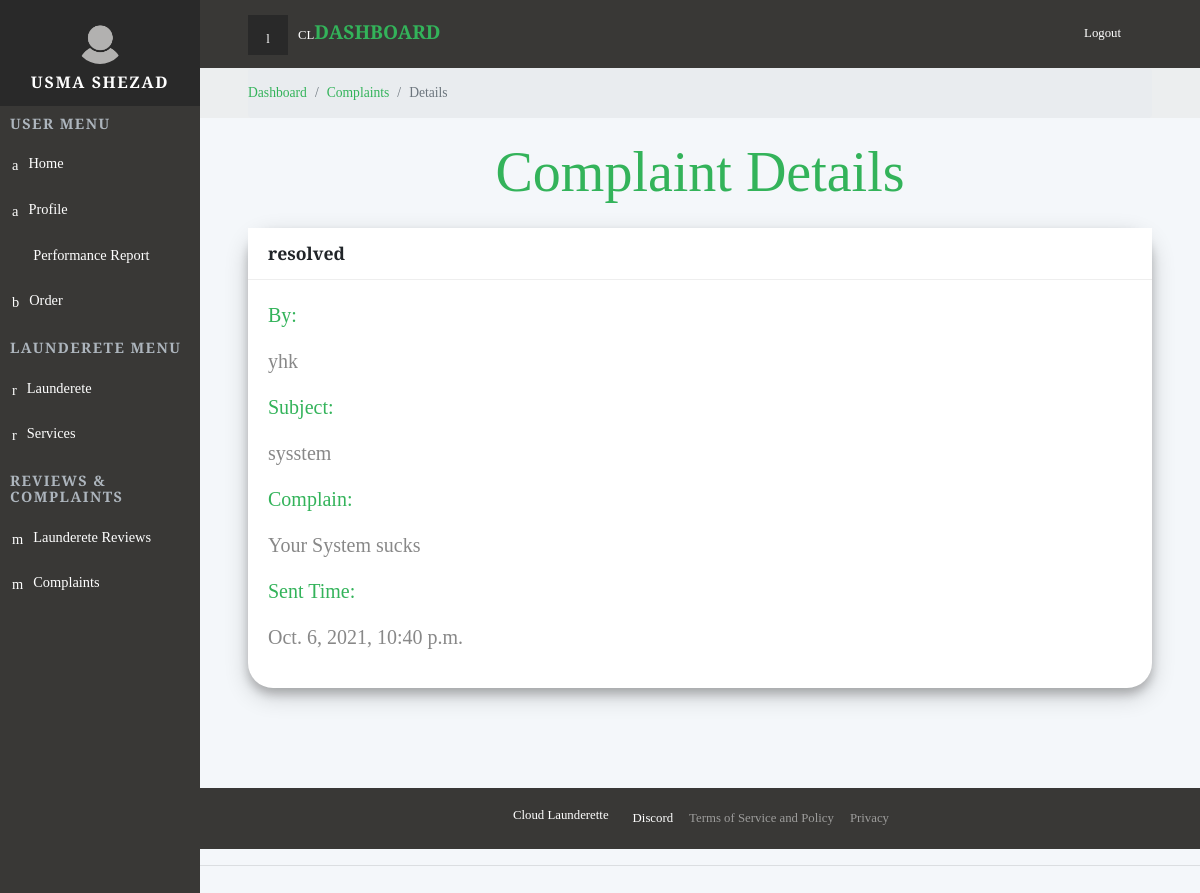
/dashboard/complaints/details/2/ (signed in), run on the app's committed database.
### backend/models.py (models this page shows, shortened)
class Launderer(models.Model):
    user = models.OneToOneField(User, on_delete=models.CASCADE, null=True)
    name = models.CharField(max_length=200, null=True)
    profile_pic = models.ImageField( default="default-profile.png")
    address = models.CharField(max_length=200, null=True)
    city = models.CharField(max_length=200, null=True)
    lat = models.FloatField(null=True, blank=True)
    lon = models.FloatField(null=True, blank=True)
    isBlocked = models.BooleanField(default=False)
    is_email_verified = models.BooleanField(default=False)
    date_joined =models.DateTimeField(auto_now_add=True)
    def __str__(self):
        return str(self.user)

class Complaint(models.Model):
    client = models.ForeignKey(Client, null=True, blank=True, on_delete= models.SET_NULL)
    launderer = models.ForeignKey(Launderer, null=True, blank=True, on_delete= models.SET_NULL)
    subject = models.CharField(max_length=200, null=True)
    complain = models.TextField(blank=True, null=True)
    response = models.CharField(max_length=500, null=True, blank=True)
    status =models.CharField(max_length=50, blank=True, null=True, choices=StatusChoice3.choices,default=StatusChoice3.UNRESOLVED)
    date = models.DateTimeField(auto_now_add=True, null=True)

### backend/decorators.py (the view)
		def wrapper_func(request, *args, **kwargs):
			group = None
			if request.user.groups.exists():
				group = request.user.groups.all()[0].name
			if group in allowed_roles:
				return view_func(request, *args, **kwargs)
			else:
				return HttpResponse('You are not authorized to view this page')

### backend/views.py (called while the page is built)
@login_required(login_url="loginPage")
@allowed_users(allowed_roles=['launderer'])
def complaintDetail(request, pk_id):
    launder = request.user.launderer
    complaint = Complaint.objects.get(id = pk_id)
    context = {'launderer' : launder,  "complaint": complaint}
    return render(request,"frontend/complaintDetail.html",context)

### frontend/templates/frontend/complaintDetail.html (shortened to what this page needs)
{%  extends 'frontend/partialview/base_template.html' %}
{% load static %}
{% block content %}
    <div class="page">
      {% include 'frontend/partialview/topbar.html' %}
      <div class="breadcrumb-holder">
        <div class="container-fluid">
          <ul class="breadcrumb">
            <li class="breadcrumb-item "><a href="{% url 'dashboard' %}">Dashboard</a></li>
            <li class="breadcrumb-item"><a href="{% url 'complaints' %}" >Complaints</a></li>
            <li class="breadcrumb-item active"><a >Details</a></li>
          </ul>
        </div>
      </div>
      <h1 class="h3 display-4 text-primary m-4 text-center">Complaint   Details        </h1>
     <section class="charts">
        <div class="container-fluid">
              <div class="card line-chart-example">
                <div class="card-header d-flex align-items-center">
                  <h4>{{complaint.status}}</h4>
                </div>
                <div class="card-body">
                    <p class="lead text-primary">By:</p>
                    <p class="lead ">{{complaint.launderer}}</p>
                    <p class="lead text-primary">Subject:</p>
                    <p class="lead">{{complaint.subject}}</p>
                    <p class="lead text-primary">Complain:</p>
                    <p class="lead">{{complaint.complain}}</p>
                    <p class="lead text-primary">Sent Time:</p>
                    <p class="lead ">{{complaint.date}}</p>
                </div>
              </div>
        </div>
      </section>
      <footer class="main-footer">
        {% include 'frontend/partialview/footer_navbar.html' %}
      </footer>
    </div>
{% endblock content %}

### frontend/templates/frontend/partialview/header_navbar.html (shortened to what this page needs)
{% load static %}
    <nav class="side-navbar">
      <div class="side-navbar-wrapper">
        <div class="sidenav-header d-flex align-items-center justify-content-center">
          <div class="sidenav-header-inner text-center"><img src="{{launderer.profile_pic.url}}" alt="person" class="img-fluid rounded-circle">
            <h2 class="h5">{{launderer.name}}</h2>
          </div>
        </div>
        <div class="main-menu">
          <h5 class="sidenav-heading">User Menu</h5>
          <ul id="side-main-menu" class="side-menu list-unstyled">
            <li><a href="{% url 'dashboard' %}" > <i class="icon-form"></i>Home                             </a></li>
            <li><a href="{% url 'myAccount' %}"> <i class="icon-form"></i>Profile                             </a></li>
            <li class=""><a href="{% url 'Report' %}"> <i class="fa fa-bar-chart"></i>Performance Report                              </a></li>
            <li><a href="#exampledropdownDropdown2" aria-expanded="false" data-toggle="collapse"> <i class="icon-home"></i>Order </a>
            </li>
        </div>
        <div class="admin-menu">
          <h5 class="sidenav-heading">Launderete Menu</h5>
          <ul id="side-admin-menu" class="side-menu list-unstyled">
            <li> <a href="{% url 'launderette' %}"> <i class="icon-screen"> </i>Launderete</a></li>
            {% if totalLaunderette != 0 %}
              <li> <a href="{% url 'services' %}"> <i class="icon-screen"> </i>Services</a></li>
            {% endif %}
          </ul>
        </div>
        <div class="admin-menu">
          <h5 class="sidenav-heading">Reviews & Complaints</h5>
          <ul id="side-admin-menu" class="side-menu list-unstyled">
            {% if totalLaunderette != 0 %}
              <li> <a href="{% url 'laundaretteReviews' %}"> <i class="icon-flask"> </i>Launderete Reviews</a></li>
            {% endif %}
            <li> <a href="{% url 'complaints' %}"> <i class="icon-flask"> </i>Complaints</a></li>
          </ul>
        </div>
      </div>
    </nav>

### static/css/mystyle.css (style rules this page uses)
a { display: inline-block; text-decoration: none; color: #fff; }
body { overflow-x: hidden; }
i { display: inline-block; }
i[class*='icon-'] { -webkit-transform: translateY(4px); transform: translateY(4px); }
.page { position: absolute; top: 0; right: 0; -webkit-transition: width 0.3s linear; transition: width 0.3s linear; width: calc(100% - 200px); background-color: #F4F7FA; min-height: 100vh; padding-bottom: 50px; }
h2 { color: #555; font-weight: 400; }
.breadcrumb-holder { background: #eceeef; }
.breadcrumb-holder .breadcrumb { padding: 15px 0; font-size: 0.85em; font-weight: 300; color: #999; margin-bottom: 0; }
.card { margin-bottom: 30px; }
.card-header h1, .card-header h2, .card-header h3, .card-header h4, .card-header h5, .card-header h6 { margin-bottom: 0; }
.card:not([class*="text"]) p { color: #888; }
@media (min-width: 768px) { .container-fluid { padding: 0 3rem; } }
.side-navbar { position: fixed; top: 0; left: 0; width: 200px; height: 100%; width: 200px; text-align: left; background: #393836; color: #fff; z-index: 999; overflow-y: auto; -webkit-transition: all 0.3s; transition: all 0.3s; }
.side-navbar li { position: relative; }
.side-navbar li a { position: relative; font-size: .9rem; font-weight: 300; color: #fff; text-decoration: none; width: 100%; padding: 12px; }
.side-navbar li a[data-toggle="collapse"]::before { content: '\f104'; display: inline-block; -webkit-transform: translateY(-50%); transform: translateY(-50%); font-family: 'FontAwesome'; position: absolute; top: 50%; right: 20px; }
.side-navbar .sidenav-header { background: #292929; padding: 14px; margin-bottom: 10px; }
.side-navbar .sidenav-header img { width: 50px; height: 50px; }
.side-navbar .sidenav-header h2 { margin: 10px 0 0; text-transform: uppercase; letter-spacing: .1em; }
.side-navbar .sidenav-heading { font-weight: 700; color: #adb5bd; font-size: .9rem; text-transform: uppercase; letter-spacing: .1em; margin-left: 10px; margin-top: 10px; margin-bottom: 10px; }
.side-navbar i[class*='icon-'] { -webkit-transform: translateY(2px); transform: translateY(2px); }
.side-navbar i { font-size: inherit; margin-right: 10px; }
footer.main-footer { width: 100%; bottom: 0; margin-top: 10%; }
body { font-family: "Roboto", sans-serif; font-size: 1rem; font-weight: 400; line-height: 1.5; color: #212529; background-color: #fff; }
a { color: #33b35a; text-decoration: none; }
h1, h2, h3, h4, h5, h6, .h1, .h2, .h3, .h4, .h5, .h6 { margin-bottom: 0.5rem; font-family: inherit; font-weight: 700; line-height: 1.1; color: inherit; }
h1, .h1 { font-size: 1.5rem; }
h2, .h2 { font-size: 1.3rem; }
h3, .h3 { font-size: 1.2rem; }
h4, .h4 { font-size: 1.1rem; }
h5, .h5 { font-size: 1rem; }
.lead { font-size: 1.25rem; font-weight: 300; }
.display-4 { font-size: 3.5rem; font-weight: 300; line-height: 1.1; }
.text-primary { color: #33b35a !important; }
.card { background-color: #fff; border: 0 solid #eee; border-radius: 0; }
.card-body { padding: 1.25rem; }
.card-header { padding: 1rem 1.25rem; background-color: #fff; border-bottom: 1px solid #eee; }
.card-header:first-child { border-radius: 0 0 0 0; }

### static/css/custom.css (style rules this page uses)
body { font-family: 'Playfair Display', serif !important; }
.card { border-radius: 25px !important; box-shadow: 0 6px 10px 0 rgba(0, 0, 0, 0.2), 0 8px 23px 0 rgba(0, 0, 0, 0.19); }

### data on the page
Launderer: profile_pic (placeholder picture), name "USMA SHEZAD"
Complaint: status "resolved", launderer "yhk", subject "sysstem", complain "Your System sucks", date "Oct. 6, 2021, 10:40 p.m."
